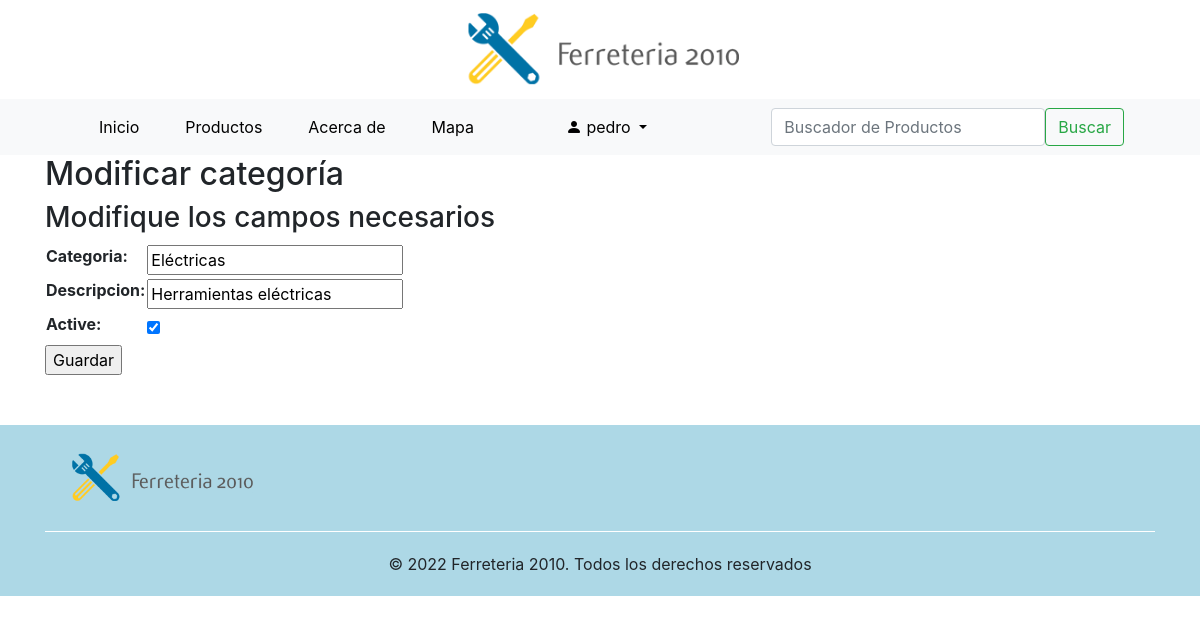
Screenshot of /categorias/update-tipo/1/ (signed in) with the database file from the repository.
### categorias/models.py (models this page shows, shortened)
class Tipo(models.Model):
    categoria = models.CharField(max_length=100, unique=True)
    descripcion = models.CharField(max_length=200, blank=True, default='')
    active = models.BooleanField(default=True)
    class Meta:
        verbose_name = 'Tipo'
        verbose_name_plural = 'Tipos'

### categorias/views.py (the view)
# urls.py: path('update-tipo/<pk>/', update_tipo, name='update_tipo'),
def update_tipo(request, pk):
    grupo = usuario_logueado(request)
    if request.user.is_authenticated:
        tipo = Tipo.objects.get(id = pk)
        form = Tipo_form(request.POST or None, instance= tipo)
        if form.is_valid():
            form.save()
            context = {'form':form, 'grupo':grupo}
            return HttpResponseRedirect('/categorias/tipos')
        else:
            f_error = form.errors
            if f_error.__len__() == 0:
                context = {'form':form, 'grupo':grupo}
            else:
                for key in f_error:
                    error = f_error[key]
                context = {'errors':error, 'form':form, 'grupo':grupo}
        return render(request, 'categorias/update_tipo.html', context=context)
    else:
        return redirect('index')

### categorias/forms.py
class Tipo_form(forms.ModelForm):
    class Meta:
        model = Tipo
        fields = '__all__'

### django_base/functions.py (called while the page is built)
def usuario_logueado(request):
    if request.user.is_authenticated:
        username  = request.user.username
        id_usuario = User.objects.filter(username__icontains = username).values('id')
        lista_grupo = list(Group.objects.filter(user__in = id_usuario).values_list('name', flat=True))
        for grupo in lista_grupo:
            if grupo == 'Ferreteria':
                return True
            else:
                return False
    else:
        return False

### templates/categorias/update_tipo.html (shortened to what this page needs)
{% extends 'base.html' %}
{% load static %}
{% block contenido %}
{% if form %}
    <h2>Modificar categoría</h2>
    <h3>Modifique los campos necesarios</h3>
    <form action="" method="POST" enctype="multipart/form-data">
        <table>
            {{form.as_table}}
        </table>
        <input type="submit", value="Guardar">
    </form>
{% endif %}
{% endblock %}

### templates/base.html (shortened to what this page needs)
<!DOCTYPE html>
<html lang="en">
<head>
    {% load static %}
    <link rel="stylesheet" href="https://cdn.jsdelivr.net/npm/bootstrap@4.6.1/dist/css/bootstrap.min.css">
    <link rel="stylesheet" href="https://cdn.jsdelivr.net/npm/bootstrap-icons@1.8.3/font/bootstrap-icons.css">
    <link rel="stylesheet" href="{% static 'assets/css/custom.css' %}">
  </head>
<body>
  <div class="logo"><a href="\" style="cursor: auto;"><img src="{% static 'assets/images/logo.png' %}" alt="Ferreteria 2010" width="300px"></a></div>
  <header style="background-color:#f8f9fa">
    <div class="container" >
        <nav class="navbar navbar-expand-lg bg-light">
            <div class="container-fluid">
              <div class="collapse navbar-collapse" id="navbarSupportedContent">
                <ul class="navbar-nav me-auto mb-2 mb-lg-0">
                  <li class="nav-item {% block nav_inicio_activo %}{% endblock %}">
                    <a class="nav-link" aria-current="page" href="\">Inicio</a>
                  </li>
                  <li class="nav-item {% block nav_productos_activo %}{% endblock %}">
                    <a class="nav-link" href="/productos/">Productos</a>
                  </li>
                  <li class="nav-item {% block nav_about_activo %}{% endblock %}">
                    <a class="nav-link" aria-current="page" href="/about">Acerca de</a>
                  </li>
                  <li class="nav-item {% block nav_map_activo %}{% endblock %}">
                    <a class="nav-link" aria-current="page" href="/map">Mapa</a>
                  </li>
                  {% if request.user.is_authenticated %}
                  <li class="nav-item {% block nav_usuario %}{% endblock %}">
                    <a class="nav-link" href="/accounts/profile/"></a>
                  </li>
                  <li class="nav-item dropdown {% block nav_usuario_activo %}{% endblock %}">
                    <a class="nav-link dropdown-toggle" href="#" id="navbarDropdown" role="button" data-bs-toggle="dropdown" aria-expanded="false">
                       <i class="bi bi-person-fill"></i> {{request.user.username}}
                    </a>
                  </li>
                  {% else %}
                  <li class="nav-item {% block nav_login_activo %}{% endblock %}">
                    <a class="nav-link" href="/accounts/login/">Iniciar Sesión</a>
                  </li>
                  {% endif %}
                </ul>
              </div>
              <div>
                <form class="d-flex" role="search" action = "/productos/search-product/" method="GET">
                  <input class="form-control me-2" type="text" placeholder="Buscador de Productos" aria-label="Search"  name = 'search'>
                  <button class="btn btn-outline-success" type="submit">Buscar</button>
                </form>
              </div>
            </div>
        </nav>
    </div>
  </header>
  <div class="container" style="overflow: hidden;">
    {% block contenido %}
    {% endblock %}
  </div>
  <footer class="footer">
    <div class="container">
      <div class="row align-items-start" style="margin: 20px 0px;">
        <div class="col">
          <img src="{% static 'assets/images/logo.png' %}" alt="Ferreteria 2010" width="200px">
        </div>
      </div>
      <div style="text-align: center; padding: 20px 0px; border-top: 1px solid #fff;">
        © 2022  Ferreteria 2010. Todos los derechos reservados
      </div>
    </div>
  </footer>
</body>
</html>

### productos/static/assets/css/custom.css (style rules this page uses)
.logo { width: 100%; text-align: center; }
.navbar-nav li { margin: 0px 15px }
.navbar-nav a { color: #000; }
.footer { background-color:lightblue; overflow: hidden; margin-top: 50px; }
.row { margin: 40px 10px; }

### rows the page displays
Tipo: categoria "Eléctricas", descripcion "Herramientas eléctricas", active "☑"

### other values shown
{{ request.user.username }} "pedro"
